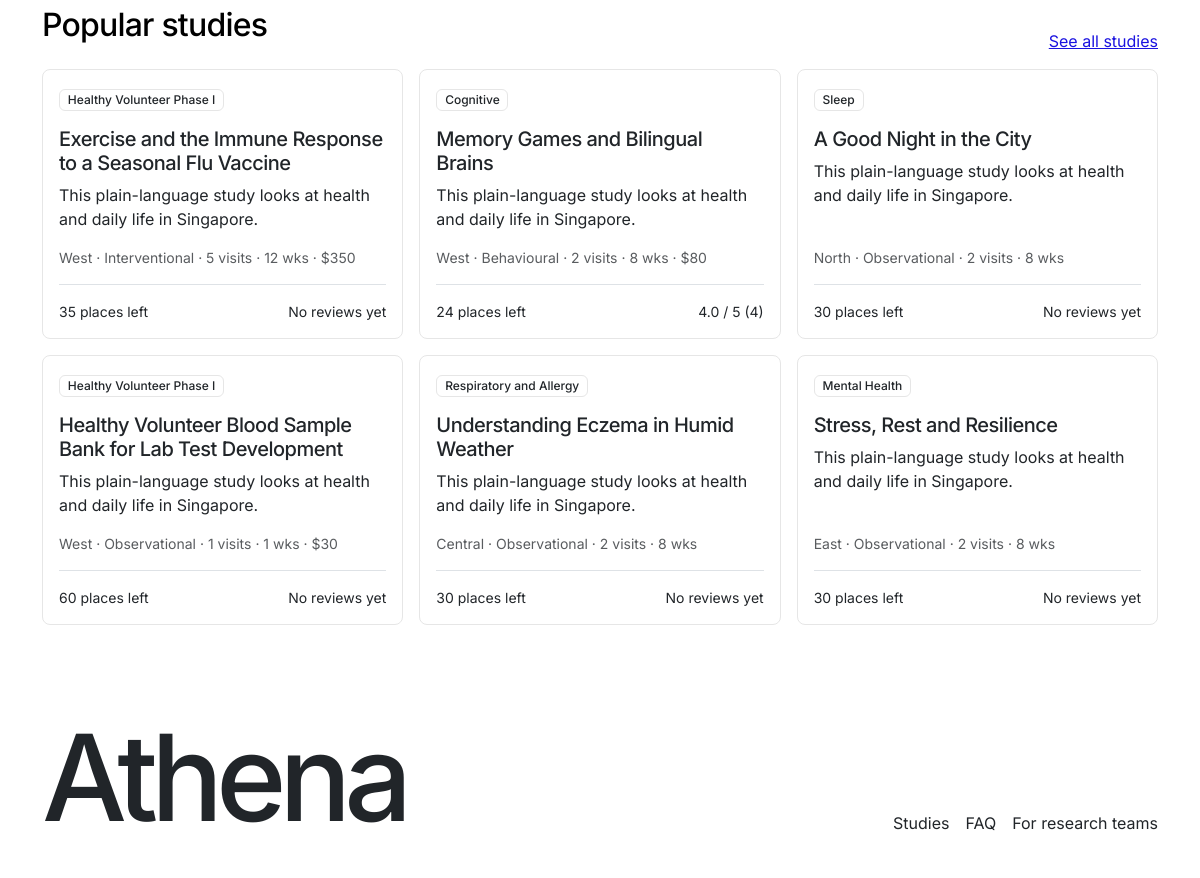
Before: / (lower part) with the older database file.
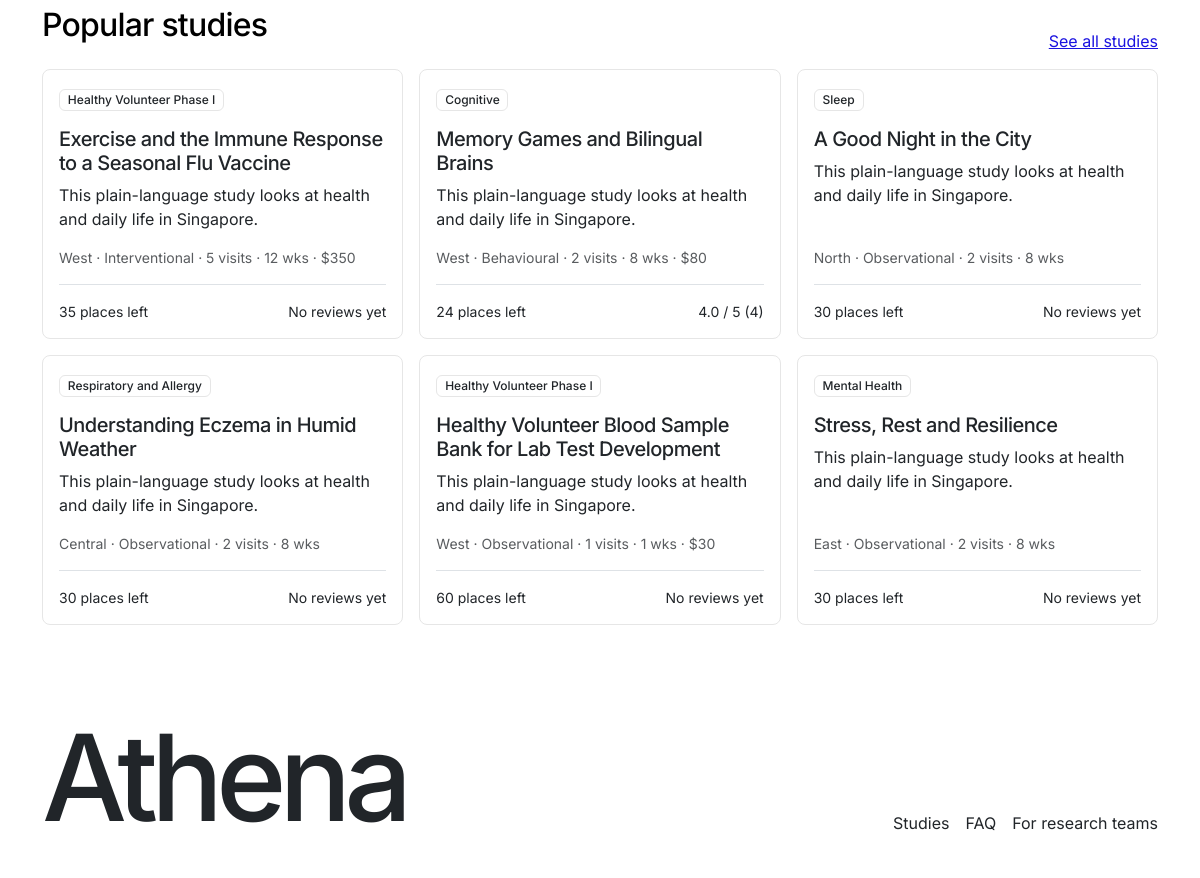
After: the same page with the newer database file.
### core/models.py (models this page shows, shortened)
class TimeStampedModel(models.Model):
    created_at = models.DateTimeField(auto_now_add=True)
    updated_at = models.DateTimeField(auto_now=True)
    class Meta:
        abstract = True

class Study(TimeStampedModel):
    class StudyType(models.TextChoices):
        INTERVENTIONAL = 'interventional', 'Interventional'
        OBSERVATIONAL = 'observational', 'Observational'
        BEHAVIOURAL = 'behavioural', 'Behavioural'
    class Phase(models.TextChoices):
        NOT_APPLICABLE = 'not_applicable', 'Not applicable'
        PHASE_1 = 'phase_1', 'Phase I'
        PHASE_2 = 'phase_2', 'Phase II'
        PHASE_3 = 'phase_3', 'Phase III'
        PHASE_4 = 'phase_4', 'Phase IV'
    class SexEligibility(models.TextChoices):
        ALL = 'all', 'Anyone'
        FEMALE = 'female', 'Women only'
        MALE = 'male', 'Men only'
    class SmokerRule(models.TextChoices):
        ANY = 'any', 'Smokers and non-smokers'
        NON_SMOKERS = 'non_smokers', 'Non-smokers only'
        SMOKERS = 'smokers', 'Smokers only'
    class VisitTimes(models.TextChoices):
        WEEKDAY_DAYTIME = 'weekday_daytime', 'Weekday daytime'
        WEEKDAY_EVENINGS = 'weekday_evenings', 'Weekday evenings'
        WEEKENDS = 'weekends', 'Weekends'
        FLEXIBLE = 'flexible', 'Flexible'
    class Status(models.TextChoices):
        DRAFT = 'draft', 'Draft'
        PENDING_REVIEW = 'pending_review', 'Pending review'
        CHANGES_REQUESTED = 'changes_requested', 'Changes requested'
        PUBLISHED = 'published', 'Published'
        PAUSED = 'paused', 'Paused'
        FULL = 'full', 'Full'
        CLOSED = 'closed', 'Closed'
    organisation = models.ForeignKey(
        Organisation, on_delete=models.RESTRICT, related_name='studies'
    )
    category = models.ForeignKey(
        StudyCategory, on_delete=models.RESTRICT, related_name='studies'
    )
    title = models.CharField(max_length=200)
    slug = models.SlugField(max_length=220, unique=True, blank=True)
    description = models.TextField()
    visit_plan = models.TextField(blank=True)
    study_type = models.CharField(max_length=20, choices=StudyType.choices)
    phase = models.CharField(
        max_length=20, choices=Phase.choices, default=Phase.NOT_APPLICABLE
    )
    accepts_healthy_volunteers = models.BooleanField()
    sex_eligibility = models.CharField(
        max_length=10, choices=SexEligibility.choices, default=SexEligibility.ALL
    )
    min_age = models.PositiveIntegerField(
        validators=[MinValueValidator(21), MaxValueValidator(100)]
    )
    max_age = models.PositiveIntegerField(
        validators=[MinValueValidator(21), MaxValueValidator(100)]
    )
    min_bmi = models.DecimalField(
        max_digits=4, decimal_places=1, null=True, blank=True
    )
    max_bmi = models.DecimalField(
        max_digits=4, decimal_places=1, null=True, blank=True
    )
    smoker_rule = models.CharField(
        max_length=15, choices=SmokerRule.choices, default=SmokerRule.ANY
    )
    required_conditions = models.ManyToManyField(
        Condition, blank=True, related_name='required_by_studies'
    )
    excluded_conditions = models.ManyToManyField(
        Condition, blank=True, related_name='excluded_by_studies'
    )
    regions = models.ManyToManyField(Region, blank=True, related_name='studies')
    sites = models.ManyToManyField(Site, blank=True, related_name='studies')
    target_enrolment = models.PositiveIntegerField()
    total_visits = models.PositiveIntegerField()
    duration_weeks = models.PositiveIntegerField(
        validators=[MinValueValidator(1)]
    )
    visit_times = models.CharField(max_length=20, choices=VisitTimes.choices)
    compensation_amount = models.DecimalField(max_digits=8, decimal_places=2)
    show_compensation = models.BooleanField()
    start_date = models.DateField()
    recruitment_deadline = models.DateField()
    irb_name = models.CharField(max_length=60, blank=True)
    irb_reference = models.CharField(max_length=60, blank=True)
    irb_expiry = models.DateField(null=True, blank=True)
    irb_approved_text = models.BooleanField(default=False)
    status = models.CharField(
        max_length=20, choices=Status.choices, default=Status.DRAFT
    )
    auto_shortlist_high = models.BooleanField(default=False)
    moderation_comments = models.TextField(blank=True)
    paused_reason = models.TextField(blank=True)
    submitted_at = models.DateTimeField(null=True, blank=True)
    published_at = models.DateTimeField(null=True, blank=True)
    created_by = models.ForeignKey(
        User,
        on_delete=models.SET_NULL,
        null=True,
        blank=True,
        related_name='created_studies',
    )
    last_edited_by = models.ForeignKey(
        User,
        on_delete=models.SET_NULL,
        null=True,
        blank=True,
        related_name='edited_studies',
    )
    reviewed_by = models.ForeignKey(
        User,
        on_delete=models.SET_NULL,
        null=True,
        blank=True,
        related_name='reviewed_studies',
    )
    class Meta:
        constraints = [
            models.CheckConstraint(
                condition=Q(min_age__lte=models.F('max_age')),
                name='study_age_order',
            ),
            models.CheckConstraint(
                condition=Q(min_bmi__isnull=True)
                | Q(max_bmi__isnull=True)
                | Q(min_bmi__lte=models.F('max_bmi')),
                name='study_bmi_order',
            ),
            models.CheckConstraint(
                condition=Q(target_enrolment__gte=1),
                name='study_target_min_1',
            ),
            models.CheckConstraint(
                condition=Q(total_visits__gte=1),
                name='study_visits_min_1',
            ),
            models.CheckConstraint(
                condition=Q(compensation_amount__gte=0),
                name='study_compensation_not_negative',
            ),
        ]
    @property
    def places_left(self):
        from .services import enrolled_count
        return max(0, self.target_enrolment - enrolled_count(self))

class StudyCategory(TimeStampedModel):
    name = models.CharField(max_length=100)
    slug = models.SlugField(max_length=100, unique=True)
    ml_label = models.CharField(max_length=100, unique=True)
    description = models.CharField(max_length=255)
    display_order = models.PositiveIntegerField()
    is_active = models.BooleanField(default=True)
    class Meta:
        ordering = ['display_order']

class Region(TimeStampedModel):
    code = models.CharField(
        max_length=2,
        unique=True,
        validators=[RegexValidator(r'^[A-Z]{1,2}$', 'Use one or two capital letters.')],
    )
    name = models.CharField(max_length=40)
    display_order = models.PositiveIntegerField()
    class Meta:
        ordering = ['display_order']

### storefront/views.py (the view)
# urls.py: path('', views.home, name='home'),
def home(request):
    personal_items = []
    if (
        request.user.is_authenticated
        and hasattr(request.user, 'participant_profile')
        and profile_ready(request.user.participant_profile)
    ):
        personal_items = personal_row(request.user.participant_profile)
    return render(
        request,
        'storefront/home.html',
        {
            'category_tiles': category_tiles(),
            'popular_studies': popular_studies(),
            'personal_items': personal_items,
        },
    )

### adminpanel/context_processors.py (called while the page is built)
def panel_notifications(request):
    return {
        'panel_unread_count': (
            unread_count(request.user) if request.user.is_authenticated else 0
        ),
        'user_role': user_role(request.user) if request.user.is_authenticated else None,
    }

### core/services.py (called while the page is built)
def _with_review_ratings(studies):
    return studies.annotate(
        review_average=Avg(
            'reviews__rating',
            filter=Q(reviews__status=Review.Status.APPROVED),
        ),
        review_count=Count(
            'reviews',
            filter=Q(reviews__status=Review.Status.APPROVED),
            distinct=True,
        ),
    )

def public_studies():
    return _with_review_ratings(
        Study.objects.filter(
            status__in=[Study.Status.PUBLISHED, Study.Status.FULL]
        )
    ).order_by('-published_at', '-id')

def enrolled_count(study):
    return study.applications.filter(
        status__in=[Application.Status.ENROLLED, Application.Status.COMPLETED]
    ).count()

### storefront/templatetags/athena_format.py (called while the page is built)
@register.filter
def money(value):
    amount = Decimal(value)
    if amount == amount.to_integral_value():
        return f'${amount:,.0f}'
    return f'${amount:,.2f}'

### templates/storefront/home.html (shortened to what this page needs)
{% extends 'storefront/base_storefront.html' %}
{% load athena_format %}
{% load static %}
{% block content %}
  <section class="container py-5">
    <div class="d-flex justify-content-between align-items-end mb-3">
      <h2>Popular studies</h2>
      <a href="{% url 'storefront:studies' %}">See all studies</a>
    </div>
    <div class="row g-3">
      {% for study in popular_studies %}
        <div class="col-md-6 col-lg-4">{% include 'storefront/_study_card.html' %}</div>
      {% empty %}
        <p>No public studies are available yet.</p>
      {% endfor %}
    </div>
  </section>
{% endblock %}

### templates/storefront/_study_card.html (shortened to what this page needs)
{% load athena_format %}
<article class="card h-100 p-3 d-flex flex-column">
  <div><span class="badge category-chip">{{ study.category.name }}</span></div>
  <h3 class="h5 mt-3"><a href="{% url 'storefront:study_detail' study.slug %}" class="text-decoration-none text-dark">{{ study.title }}</a></h3>
  <p>{{ study.description|truncatechars:120 }}</p>
  <div class="small text-muted mt-auto">
    {% regroup study.sites.all by region.name as region_list %}
    {% for region in region_list %}{% if not forloop.first %}, {% endif %}{{ region.grouper }}{% endfor %}
    · {{ study.get_study_type_display }} · {{ study.total_visits }} visits · {{ study.duration_weeks }} wks
    {% if study.show_compensation %} · {{ study.compensation_amount|money }}{% endif %}
  </div>
  <div class="border-top mt-3 pt-3 small d-flex justify-content-between gap-2">
    <span>{% if study.status == 'full' %}Full{% else %}{{ study.places_left }} places left{% endif %}</span>
    <span class="text-nowrap">
      {% if study.review_count %}
        {{ study.review_average|floatformat:1 }} / 5 ({{ study.review_count }})
      {% else %}
        No reviews yet
      {% endif %}
    </span>
  </div>
</article>

Changed rows visible on the page:
changed Study "Understanding Eczema in Humid Weather": moves up the list
